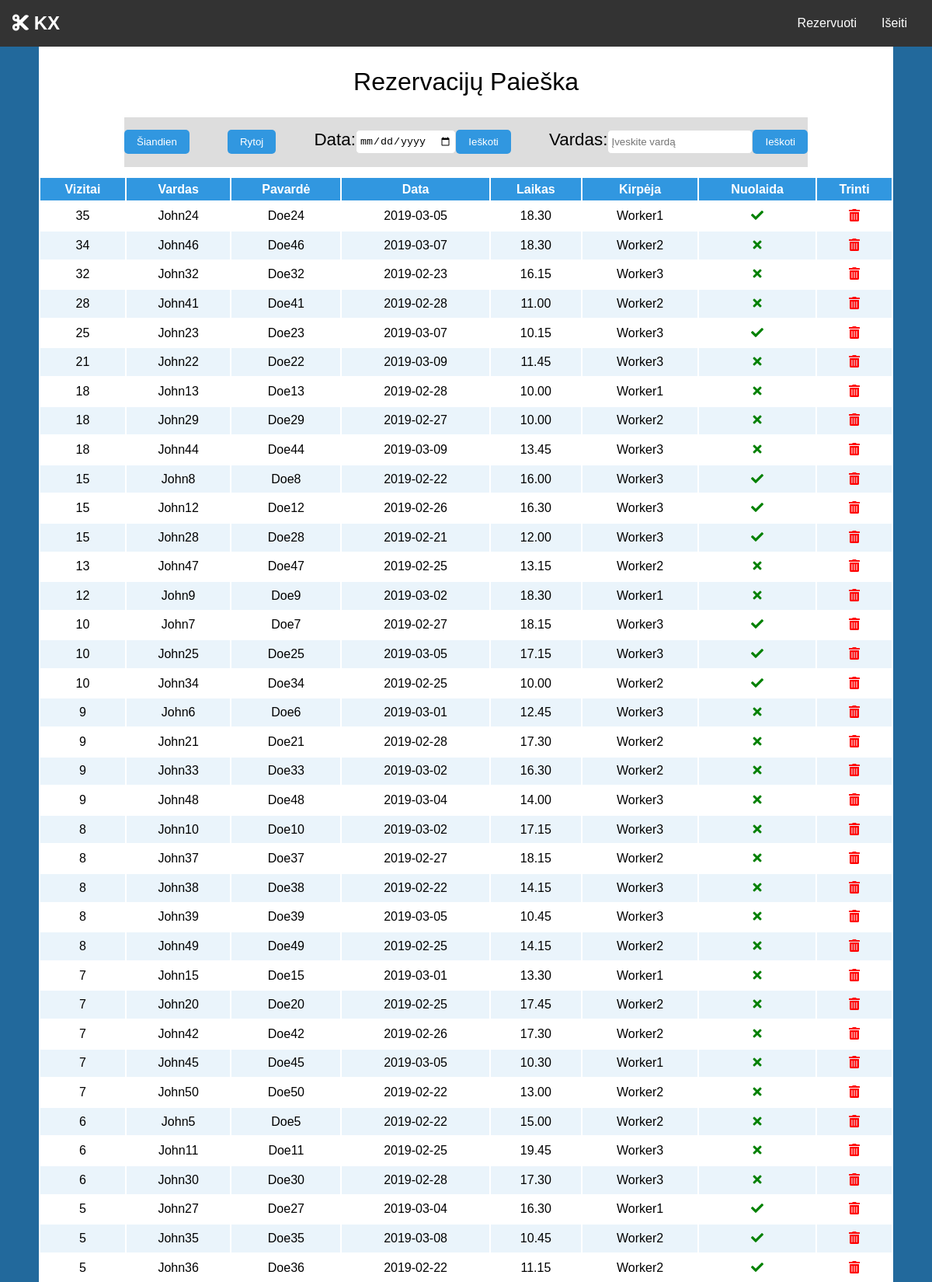
The app's page /admin/index.php (upper part) with its own data.
### tables this page shows
CREATE TABLE `registracijos` (
  `id` int(3) NOT NULL,
  `visits` int(3) NOT NULL,
  `client_name` varchar(255) NOT NULL,
  `client_surname` varchar(255) NOT NULL,
  `res_date` date NOT NULL,
  `res_time` varchar(11) NOT NULL,
  `worker` varchar(255) NOT NULL
);

### admin/functions.php (the view, shortened to what this page needs)
<?php
function displayVisits(){
    global $connection;
    if (isset($_POST['today'])) {
        $today = date("Y-m-d", time());
        $query = "SELECT * FROM registracijos WHERE res_date = '$today' ORDER BY visits DESC";
    }elseif (isset($_POST['tomorow'])) {
        $d = strtotime("tomorrow");
        $tomorow = date("Y-m-d", $d);
        $query = "SELECT * FROM registracijos WHERE res_date LIKE '$tomorow' ORDER BY visits DESC";
    }elseif (isset($_POST['data'])) {
        $date = $_POST['data'];
        $query = "SELECT * FROM registracijos WHERE res_date LIKE '$date' ORDER BY visits DESC";
    }elseif (isset($_POST['name'])) {
        $name = $_POST['name'];
        $query = "SELECT * FROM registracijos WHERE client_name = '$name' ORDER BY visits DESC";
    }else{
        $query = "SELECT * FROM registracijos ORDER BY visits DESC";
    }
    $visits_query = mysqli_query($connection, $query);
    while ($row = mysqli_fetch_assoc($visits_query)) {
       $id = $row['id'];
       $visits = $row['visits'];
       $name = $row['client_name'];
       $surname = $row['client_surname'];
       $date = $row['res_date'];
       $time = $row['res_time'];
       $employer = $row['worker'];
       if ($visits % 5 == 0 && $visits != 0) {
           $discount = "<td class='yes'><i class='fas fa-check'></i></td>";
       }else{
           $discount = "<td><i class='fas fa-times'></i></td>";
       }
       echo"<tr>";
       echo"<td>$visits</td>";
       echo"<td>$name</td>";
       echo"<td>$surname</td>";
       echo"<td>$date</td>";
       echo"<td>$time</td>";
       echo"<td>$employer</td>";
       echo $discount;
       echo"<td> <a onClick=\"javacript: return confirm('Tikrai norite trinti?'); \" href='index.php?delete=$id&n=$name&s=$surname'><i class='fas fa-trash-alt'></i></a></td>";
       echo"</tr>";
   }}
 ?>

### admin/includes/admin_header.php (shortened to what this page needs)
<?php include "db.php" ?>
<?php include "./functions.php" ?>
<!DOCTYPE html>
<html lang="lt" dir="ltr">
    <head>
        <link rel="stylesheet" href="https://use.fontawesome.com/releases/v5.7.2/css/all.css">
        <link rel="stylesheet" href="css/admin_style.css">
    </head>
    <body>

### admin/index.php (shortened to what this page needs)
<?php include "includes/admin_header.php" ?>
<nav id="navigation">
    <h1 class="logo">
        <i class="fas fa-cut"></i> KX
    </h1>
        <ul>
            <li><a href="add_reg.php">Rezervuoti</a></li>
            <li><a href="../index.php">Išeiti</a></li>
        </ul>
</nav>
<div class="main">
<div class="container">
            <h2 class="text-center l-heading">Rezervacijų Paieška</h2>
    <div class="form">
         <form class="" action="" method="post">
             <input class="btn" type="submit" name="today" value="Šiandien">
         </form>
          <form class="" action="" method="post">
             <input class="btn" type="submit" name="tomorow" value="Rytoj">
         </form>
          <form class="" action="" method="post">
             <label for="data">Data: </label>
             <input class="input" type="date" name="data" value="" placeholder="Įveskite datą">
             <input class="btn" type="submit" name="submit" value="Ieškoti">
         </form>
         <form class="" action="" method="post">
             <label for="name">Vardas: </label>
             <input class="input" type="text" name="name" value="" placeholder="Įveskite vardą">
             <input class="btn" type="submit" name="submit" value="Ieškoti">
         </form>
    </div>
             <table class="visits">
                 <thead>
                     <th>Vizitai</th>
                     <th>Vardas</th>
                     <th>Pavardė</th>
                     <th>Data</th>
                     <th>Laikas</th>
                     <th>Kirpėja</th>
                     <th>Nuolaida</th>
                     <th>Trinti</th>
                 </thead>
            <?php
                displayVisits();
            ?>
         </table>
</div>
</div>
</body>
</html>

### admin/css/admin_style.css (style rules this page uses)
* { box-sizing: border-box; padding: 0; margin: 0; }
a { text-decoration: none; }
body { font-family: Arial; background: #22699c; }
.text-center { text-align: center; }
.l-heading { font-size: 1.7rem; margin-bottom: 0.75rem; line-height: 1.1; }
.container { background: #fff; max-width: 1100px; margin: auto; display: flex; flex-direction: column; justify-content: flex-start; align-items: center; min-height: 100vh; }
.btn { display: inline-block; color: #fff; background: #3197e0; padding: 0.5rem 1rem; border: none; border-radius: 5px; }
.container h2 { font-size: 2rem; margin: 1.75rem 0; font-weight: lighter; }
#navigation { display: flex; justify-content: space-between; background: #333; color: #fff; width: 100%; position: sticky; top: 0; padding: 1rem; }
#navigation ul { display: flex; align-items: center; list-style: none; }
#navigation ul li a { color: #fff; padding: 0.75rem; margin: 0 0.25rem; }
#navigation h1 i { color: #fff; }
.form { display: flex; flex-direction: center; justify-content: space-between; align-items: flex-end; width: 80%; height: 13.7%; background: #ddd; }
.form form { display: flex; flex-direction: row; justify-content: space-between; text-align: center; margin: 1rem 0; border-bottom: 1px dotted #ddd; }
.form form .input { display: block; border: #ddd 1px solid; padding: 0.25rem; width: 90%; border-radius: 5px; }
.form label { font-size: 1.4rem; display: block; margin-bottom: 0.25rem; }
.visits { margin-top: 0.75rem; width: 100%; }
.visits th { background: #3197e0; color: #fff; padding: 0.35rem; }
.visits td { padding: 0.55rem; text-align: center; }
.visits tr:nth-child(even) { background: #eaf4fb; }
.visits td a i { color: red; }
.visits td i { color: green; }

### records on screen
registracijos: visits "35", client_name "John24", client_surname "Doe24", res_date "2019-03-05", res_time "18.30", worker "Worker1"
registracijos: visits "34", client_name "John46", client_surname "Doe46", res_date "2019-03-07", res_time "18.30", worker "Worker2"
registracijos: visits "32", client_name "John32", client_surname "Doe32", res_date "2019-02-23", res_time "16.15", worker "Worker3"
registracijos: visits "28", client_name "John41", client_surname "Doe41", res_date "2019-02-28", res_time "11.00", worker "Worker2"
registracijos: visits "25", client_name "John23", client_surname "Doe23", res_date "2019-03-07", res_time "10.15", worker "Worker3"
registracijos: visits "21", client_name "John22", client_surname "Doe22", res_date "2019-03-09", res_time "11.45", worker "Worker3"
registracijos: visits "18", client_name "John13", client_surname "Doe13", res_date "2019-02-28", res_time "10.00", worker "Worker1"
registracijos: visits "18", client_name "John29", client_surname "Doe29", res_date "2019-02-27", res_time "10.00", worker "Worker2"
registracijos: visits "18", client_name "John44", client_surname "Doe44", res_date "2019-03-09", res_time "13.45", worker "Worker3"
registracijos: visits "15", client_name "John8", client_surname "Doe8", res_date "2019-02-22", res_time "16.00", worker "Worker3"
registracijos: visits "15", client_name "John12", client_surname "Doe12", res_date "2019-02-26", res_time "16.30", worker "Worker3"
registracijos: visits "15", client_name "John28", client_surname "Doe28", res_date "2019-02-21", res_time "12.00", worker "Worker3"
registracijos: visits "13", client_name "John47", client_surname "Doe47", res_date "2019-02-25", res_time "13.15", worker "Worker2"
registracijos: visits "12", client_name "John9", client_surname "Doe9", res_date "2019-03-02", res_time "18.30", worker "Worker1"
registracijos: visits "10", client_name "John7", client_surname "Doe7", res_date "2019-02-27", res_time "18.15", worker "Worker3"
registracijos: visits "10", client_name "John25", client_surname "Doe25", res_date "2019-03-05", res_time "17.15", worker "Worker3"
registracijos: visits "10", client_name "John34", client_surname "Doe34", res_date "2019-02-25", res_time "10.00", worker "Worker2"
registracijos: visits "9", client_name "John6", client_surname "Doe6", res_date "2019-03-01", res_time "12.45", worker "Worker3"
registracijos: visits "9", client_name "John21", client_surname "Doe21", res_date "2019-02-28", res_time "17.30", worker "Worker2"
registracijos: visits "9", client_name "John33", client_surname "Doe33", res_date "2019-03-02", res_time "16.30", worker "Worker2"
registracijos: visits "9", client_name "John48", client_surname "Doe48", res_date "2019-03-04", res_time "14.00", worker "Worker3"
registracijos: visits "8", client_name "John10", client_surname "Doe10", res_date "2019-03-02", res_time "17.15", worker "Worker3"
registracijos: visits "8", client_name "John37", client_surname "Doe37", res_date "2019-02-27", res_time "18.15", worker "Worker2"
registracijos: visits "8", client_name "John38", client_surname "Doe38", res_date "2019-02-22", res_time "14.15", worker "Worker3"
registracijos: visits "8", client_name "John39", client_surname "Doe39", res_date "2019-03-05", res_time "10.45", worker "Worker3"
registracijos: visits "8", client_name "John49", client_surname "Doe49", res_date "2019-02-25", res_time "14.15", worker "Worker2"
registracijos: visits "7", client_name "John15", client_surname "Doe15", res_date "2019-03-01", res_time "13.30", worker "Worker1"
registracijos: visits "7", client_name "John20", client_surname "Doe20", res_date "2019-02-25", res_time "17.45", worker "Worker2"
registracijos: visits "7", client_name "John42", client_surname "Doe42", res_date "2019-02-26", res_time "17.30", worker "Worker2"
registracijos: visits "7", client_name "John45", client_surname "Doe45", res_date "2019-03-05", res_time "10.30", worker "Worker1"
registracijos: visits "7", client_name "John50", client_surname "Doe50", res_date "2019-02-22", res_time "13.00", worker "Worker2"
registracijos: visits "6", client_name "John5", client_surname "Doe5", res_date "2019-02-22", res_time "15.00", worker "Worker2"
registracijos: visits "6", client_name "John11", client_surname "Doe11", res_date "2019-02-25", res_time "19.45", worker "Worker3"
registracijos: visits "6", client_name "John30", client_surname "Doe30", res_date "2019-02-28", res_time "17.30", worker "Worker3"
registracijos: visits "5", client_name "John27", client_surname "Doe27", res_date "2019-03-04", res_time "16.30", worker "Worker1"
registracijos: visits "5", client_name "John35", client_surname "Doe35", res_date "2019-03-08", res_time "10.45", worker "Worker2"
registracijos: visits "5", client_name "John36", client_surname "Doe36", res_date "2019-02-22", res_time "11.15", worker "Worker2"
